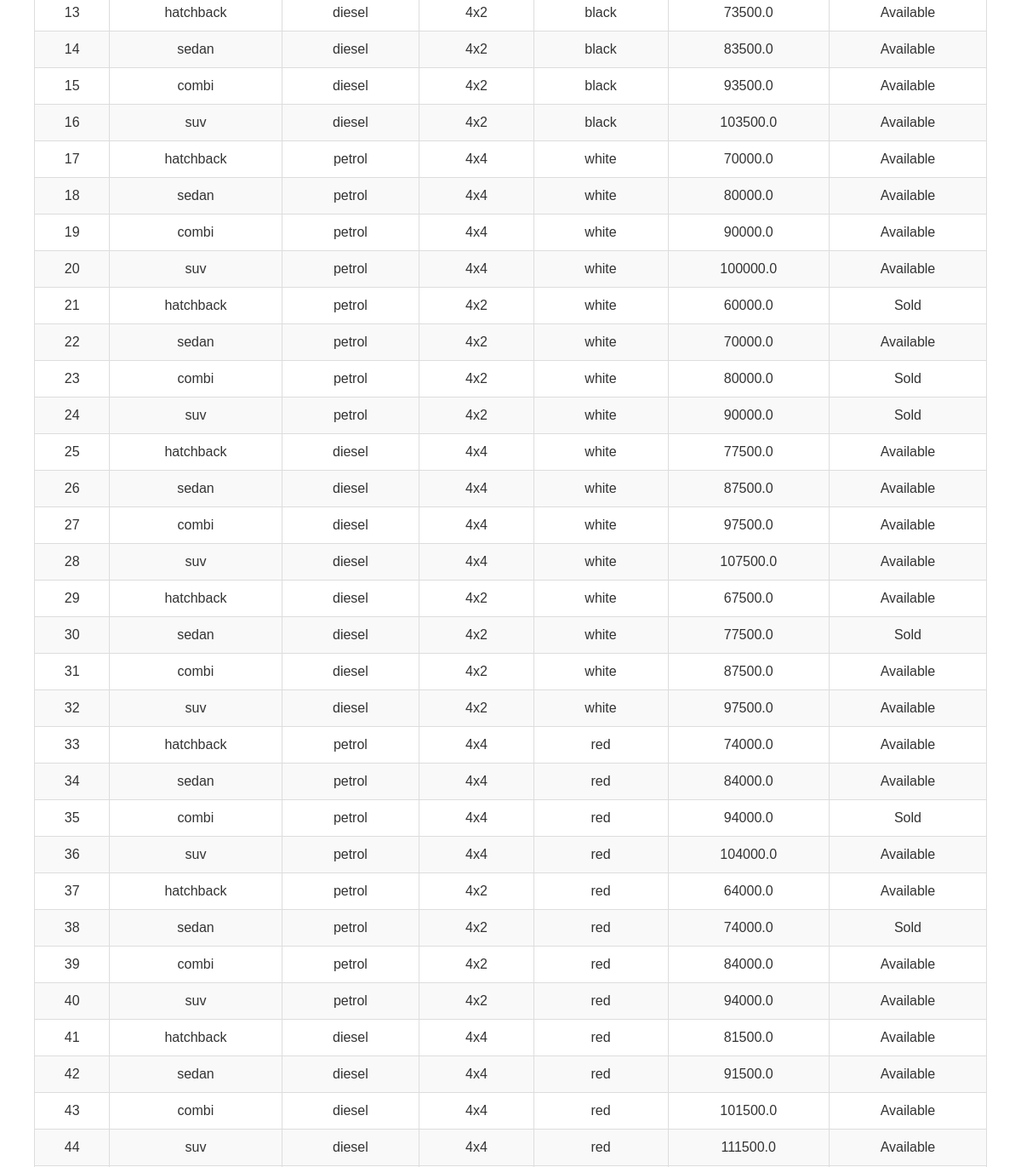
The app's page /dealer (middle part), older data.
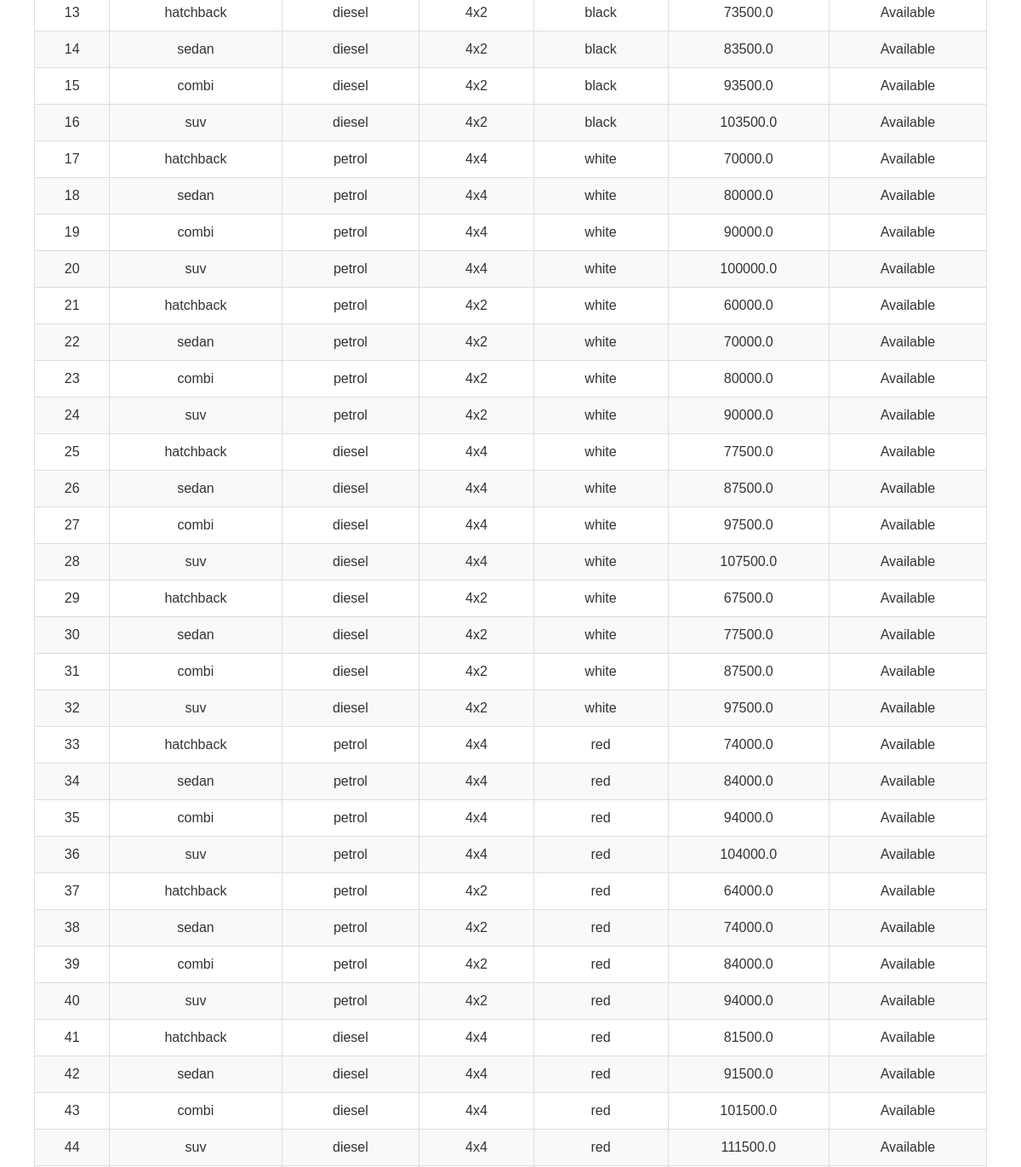
The same page, newer data.
### tables this page shows
CREATE TABLE "cars" (
    id INTEGER PRIMARY KEY,
    body TEXT NOT NULL,
    engine TEXT NOT NULL,
    drive TEXT NOT NULL,
    colour TEXT NOT NULL,
    price REAL DEFAULT NULL,
    selled CHAR(1) DEFAULT NULL
);

### app.py (the view)
@app.route('/dealer')
def dealer():
    cars = db.get_all_cars()
    """Użycie metod w klasach"""
    return render_template("dealer.html", cars=cars)

### database.py (called while the page is built)
    def get_connection(self):
        return sqlite3.connect(self.db_path)

    def get_all_cars(self):
        with self.get_connection() as conn:
            cursor = conn.cursor()
            cursor.execute("SELECT id, body, engine, drive, colour, price, selled FROM cars")
            rows = cursor.fetchall()
            return [CarFactory.create_from_row(row) for row in rows]

### models.py (called while the page is built)
    @property
    def car_id(self):
        return self._car_id

    @staticmethod
    def create_from_row(row):
        if row[-1] != 's':
            car = AvailableCar(*row)
        else:
            car = SoldCar(*row)
        return car

### templates/dealer.html (shortened to what this page needs)
<!doctype html>
<html lang="pl">
<head>
    <link rel="stylesheet" href="/media/client_style.css">
</head>
<body>
    <div class="main_page">
        <table class="car-table">
            <tbody>
                {% for car in cars %}
                <tr>
                    <td>{{ car.car_id }}</td>
                    <td>{{ car._body }}</td>
                    <td>{{ car._engine }}</td>
                    <td>{{ car._drive }}</td>
                    <td>{{ car._colour }}</td>
                    <td>{{ car._price }}</td>
                    <td>{{ "Sold" if car._sold == 's' else "Available" }}</td>
                </tr>
                {% endfor %}
            </tbody>
        </table>
    </div>
</body>
</html>

Row changes from the older to the newer data that the page shows:
changed cars id 21: _sold "Sold" → "Available"
changed cars id 23: _sold "Sold" → "Available"
changed cars id 24: _sold "Sold" → "Available"
changed cars id 30: _sold "Sold" → "Available"
changed cars id 35: _sold "Sold" → "Available"
changed cars id 38: _sold "Sold" → "Available"
